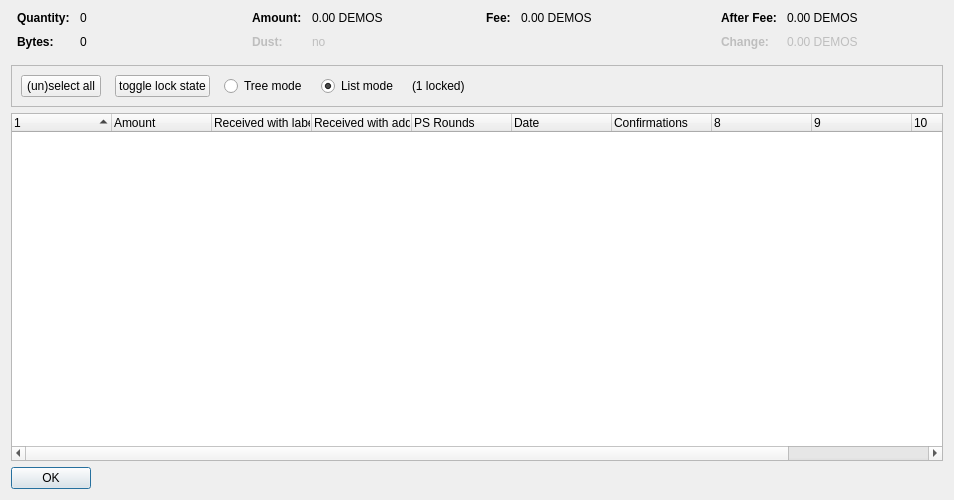
<?xml version="1.0" encoding="UTF-8"?>
<ui version="4.0">
 <class>CoinControlDialog</class>
 <widget class="QDialog" name="CoinControlDialog">
  <property name="geometry">
   <rect>
    <x>0</x>
    <y>0</y>
    <width>954</width>
    <height>500</height>
   </rect>
  </property>
  <property name="windowTitle">
   <string>Coin Selection</string>
  </property>
  <layout class="QVBoxLayout" name="verticalLayout">
   <item>
    <layout class="QHBoxLayout" name="horizontalLayoutTop" stretch="0,0,0,0">
     <property name="topMargin">
      <number>0</number>
     </property>
     <property name="bottomMargin">
      <number>10</number>
     </property>
     <item>
      <layout class="QFormLayout" name="formLayoutCoinControl1">
       <property name="horizontalSpacing">
        <number>10</number>
       </property>
       <property name="verticalSpacing">
        <number>10</number>
       </property>
       <property name="leftMargin">
        <number>6</number>
       </property>
       <property name="rightMargin">
        <number>6</number>
       </property>
       <item row="0" column="0">
        <widget class="QLabel" name="labelCoinControlQuantityText">
         <property name="font">
          <font>
           <weight>75</weight>
           <bold>true</bold>
          </font>
         </property>
         <property name="text">
          <string>Quantity:</string>
         </property>
        </widget>
       </item>
       <item row="0" column="1">
        <widget class="QLabel" name="labelCoinControlQuantity">
         <property name="cursor">
          <cursorShape>IBeamCursor</cursorShape>
         </property>
         <property name="contextMenuPolicy">
          <enum>Qt::ActionsContextMenu</enum>
         </property>
         <property name="text">
          <string notr="true">0</string>
         </property>
         <property name="textInteractionFlags">
          <set>Qt::LinksAccessibleByMouse|Qt::TextSelectableByKeyboard|Qt::TextSelectableByMouse</set>
         </property>
        </widget>
       </item>
       <item row="1" column="0">
        <widget class="QLabel" name="labelCoinControlBytesText">
         <property name="font">
          <font>
           <weight>75</weight>
           <bold>true</bold>
          </font>
         </property>
         <property name="text">
          <string>Bytes:</string>
         </property>
        </widget>
       </item>
       <item row="1" column="1">
        <widget class="QLabel" name="labelCoinControlBytes">
         <property name="cursor">
          <cursorShape>IBeamCursor</cursorShape>
         </property>
         <property name="contextMenuPolicy">
          <enum>Qt::ActionsContextMenu</enum>
         </property>
         <property name="text">
          <string notr="true">0</string>
         </property>
         <property name="textInteractionFlags">
          <set>Qt::LinksAccessibleByMouse|Qt::TextSelectableByKeyboard|Qt::TextSelectableByMouse</set>
         </property>
        </widget>
       </item>
      </layout>
     </item>
     <item>
      <layout class="QFormLayout" name="formLayoutCoinControl2">
       <property name="horizontalSpacing">
        <number>10</number>
       </property>
       <property name="verticalSpacing">
        <number>10</number>
       </property>
       <property name="leftMargin">
        <number>6</number>
       </property>
       <property name="rightMargin">
        <number>6</number>
       </property>
       <item row="0" column="0">
        <widget class="QLabel" name="labelCoinControlAmountText">
         <property name="font">
          <font>
           <weight>75</weight>
           <bold>true</bold>
          </font>
         </property>
         <property name="text">
          <string>Amount:</string>
         </property>
        </widget>
       </item>
       <item row="0" column="1">
        <widget class="QLabel" name="labelCoinControlAmount">
         <property name="cursor">
          <cursorShape>IBeamCursor</cursorShape>
         </property>
         <property name="contextMenuPolicy">
          <enum>Qt::ActionsContextMenu</enum>
         </property>
         <property name="text">
          <string notr="true">0.00 DEMOS</string>
         </property>
         <property name="textInteractionFlags">
          <set>Qt::LinksAccessibleByMouse|Qt::TextSelectableByKeyboard|Qt::TextSelectableByMouse</set>
         </property>
        </widget>
       </item>
       <item row="1" column="0">
        <widget class="QLabel" name="labelCoinControlLowOutputText">
         <property name="enabled">
          <bool>false</bool>
         </property>
         <property name="font">
          <font>
           <weight>75</weight>
           <bold>true</bold>
          </font>
         </property>
         <property name="text">
          <string>Dust:</string>
         </property>
        </widget>
       </item>
       <item row="1" column="1">
        <widget class="QLabel" name="labelCoinControlLowOutput">
         <property name="enabled">
          <bool>false</bool>
         </property>
         <property name="cursor">
          <cursorShape>IBeamCursor</cursorShape>
         </property>
         <property name="contextMenuPolicy">
          <enum>Qt::ActionsContextMenu</enum>
         </property>
         <property name="text">
          <string notr="true">no</string>
         </property>
         <property name="textInteractionFlags">
          <set>Qt::LinksAccessibleByMouse|Qt::TextSelectableByKeyboard|Qt::TextSelectableByMouse</set>
         </property>
        </widget>
       </item>
      </layout>
     </item>
     <item>
      <layout class="QFormLayout" name="formLayoutCoinControl3">
       <property name="horizontalSpacing">
        <number>10</number>
       </property>
       <property name="verticalSpacing">
        <number>10</number>
       </property>
       <property name="leftMargin">
        <number>6</number>
       </property>
       <property name="rightMargin">
        <number>6</number>
       </property>
       <item row="0" column="0">
        <widget class="QLabel" name="labelCoinControlFeeText">
         <property name="font">
          <font>
           <weight>75</weight>
           <bold>true</bold>
          </font>
         </property>
         <property name="text">
          <string>Fee:</string>
         </property>
        </widget>
       </item>
       <item row="0" column="1">
        <widget class="QLabel" name="labelCoinControlFee">
         <property name="cursor">
          <cursorShape>IBeamCursor</cursorShape>
         </property>
         <property name="contextMenuPolicy">
          <enum>Qt::ActionsContextMenu</enum>
         </property>
         <property name="text">
          <string notr="true">0.00 DEMOS</string>
         </property>
         <property name="textInteractionFlags">
          <set>Qt::LinksAccessibleByMouse|Qt::TextSelectableByKeyboard|Qt::TextSelectableByMouse</set>
         </property>
        </widget>
       </item>
      </layout>
     </item>
     <item>
      <layout class="QFormLayout" name="formLayoutCoinControl4">
       <property name="horizontalSpacing">
        <number>10</number>
       </property>
       <property name="verticalSpacing">
        <number>10</number>
       </property>
       <property name="leftMargin">
        <number>6</number>
       </property>
       <property name="rightMargin">
        <number>6</number>
       </property>
       <item row="0" column="0">
        <widget class="QLabel" name="labelCoinControlAfterFeeText">
         <property name="font">
          <font>
           <weight>75</weight>
           <bold>true</bold>
          </font>
         </property>
         <property name="text">
          <string>After Fee:</string>
         </property>
        </widget>
       </item>
       <item row="0" column="1">
        <widget class="QLabel" name="labelCoinControlAfterFee">
         <property name="cursor">
          <cursorShape>IBeamCursor</cursorShape>
         </property>
         <property name="contextMenuPolicy">
          <enum>Qt::ActionsContextMenu</enum>
         </property>
         <property name="text">
          <string notr="true">0.00 DEMOS</string>
         </property>
         <property name="textInteractionFlags">
          <set>Qt::LinksAccessibleByMouse|Qt::TextSelectableByKeyboard|Qt::TextSelectableByMouse</set>
         </property>
        </widget>
       </item>
       <item row="1" column="0">
        <widget class="QLabel" name="labelCoinControlChangeText">
         <property name="enabled">
          <bool>false</bool>
         </property>
         <property name="font">
          <font>
           <weight>75</weight>
           <bold>true</bold>
          </font>
         </property>
         <property name="text">
          <string>Change:</string>
         </property>
        </widget>
       </item>
       <item row="1" column="1">
        <widget class="QLabel" name="labelCoinControlChange">
         <property name="enabled">
          <bool>false</bool>
         </property>
         <property name="cursor">
          <cursorShape>IBeamCursor</cursorShape>
         </property>
         <property name="contextMenuPolicy">
          <enum>Qt::ActionsContextMenu</enum>
         </property>
         <property name="text">
          <string notr="true">0.00 DEMOS</string>
         </property>
         <property name="textInteractionFlags">
          <set>Qt::LinksAccessibleByMouse|Qt::TextSelectableByKeyboard|Qt::TextSelectableByMouse</set>
         </property>
        </widget>
       </item>
      </layout>
     </item>
    </layout>
   </item>
   <item>
    <widget class="QFrame" name="frame">
     <property name="minimumSize">
      <size>
       <width>0</width>
       <height>40</height>
      </size>
     </property>
     <property name="frameShape">
      <enum>QFrame::StyledPanel</enum>
     </property>
     <property name="frameShadow">
      <enum>QFrame::Sunken</enum>
     </property>
     <layout class="QHBoxLayout" name="horizontalLayout">
      <item>
       <layout class="QHBoxLayout" name="horizontalLayoutPanel" stretch="0,0,0,0,0,0">
        <property name="spacing">
         <number>14</number>
        </property>
        <item>
         <widget class="QPushButton" name="pushButtonSelectAll">
          <property name="sizePolicy">
           <sizepolicy hsizetype="Maximum" vsizetype="Fixed">
            <horstretch>0</horstretch>
            <verstretch>0</verstretch>
           </sizepolicy>
          </property>
          <property name="text">
           <string>(un)select all</string>
          </property>
          <property name="autoDefault">
           <bool>false</bool>
          </property>
         </widget>
        </item>
        <item>
         <widget class="QPushButton" name="pushButtonToggleLock">
          <property name="sizePolicy">
           <sizepolicy hsizetype="Maximum" vsizetype="Fixed">
            <horstretch>0</horstretch>
            <verstretch>0</verstretch>
           </sizepolicy>
          </property>
          <property name="text">
           <string>toggle lock state</string>
          </property>
          <property name="autoDefault">
           <bool>false</bool>
          </property>
         </widget>
        </item>
        <item>
         <widget class="QRadioButton" name="radioTreeMode">
          <property name="sizePolicy">
           <sizepolicy hsizetype="Maximum" vsizetype="Fixed">
            <horstretch>0</horstretch>
            <verstretch>0</verstretch>
           </sizepolicy>
          </property>
          <property name="text">
           <string>Tree mode</string>
          </property>
         </widget>
        </item>
        <item>
         <widget class="QRadioButton" name="radioListMode">
          <property name="sizePolicy">
           <sizepolicy hsizetype="Maximum" vsizetype="Fixed">
            <horstretch>0</horstretch>
            <verstretch>0</verstretch>
           </sizepolicy>
          </property>
          <property name="text">
           <string>List mode</string>
          </property>
          <property name="checked">
           <bool>true</bool>
          </property>
         </widget>
        </item>
        <item>
         <widget class="QLabel" name="labelLocked">
          <property name="text">
           <string>(1 locked)</string>
          </property>
         </widget>
        </item>
        <item>
         <spacer name="horizontalSpacer">
          <property name="orientation">
           <enum>Qt::Horizontal</enum>
          </property>
          <property name="sizeHint" stdset="0">
           <size>
            <width>40</width>
            <height>20</height>
           </size>
          </property>
         </spacer>
        </item>
       </layout>
      </item>
     </layout>
    </widget>
   </item>
   <item>
    <widget class="CoinControlTreeWidget" name="treeWidget">
     <property name="contextMenuPolicy">
      <enum>Qt::CustomContextMenu</enum>
     </property>
     <property name="sortingEnabled">
      <bool>false</bool>
     </property>
     <property name="columnCount">
      <number>11</number>
     </property>
     <attribute name="headerShowSortIndicator" stdset="0">
      <bool>true</bool>
     </attribute>
     <attribute name="headerStretchLastSection">
      <bool>false</bool>
     </attribute>
     <column>
      <property name="text">
       <string/>
      </property>
     </column>
     <column>
      <property name="text">
       <string>Amount</string>
      </property>
     </column>
     <column>
      <property name="text">
       <string>Received with label</string>
      </property>
     </column>
     <column>
      <property name="text">
       <string>Received with address</string>
      </property>
     </column>
     <column>
      <property name="text">
       <string>PS Rounds</string>
      </property>
     </column>
     <column>
      <property name="text">
       <string>Date</string>
      </property>
     </column>
     <column>
      <property name="text">
       <string>Confirmations</string>
      </property>
      <property name="toolTip">
       <string>Confirmed</string>
      </property>
     </column>
     <column>
      <property name="text">
       <string/>
      </property>
     </column>
     <column>
      <property name="text">
       <string/>
      </property>
     </column>
     <column>
      <property name="text">
       <string/>
      </property>
     </column>
     <column>
      <property name="text">
       <string/>
      </property>
     </column>
    </widget>
   </item>
   <item>
    <widget class="QDialogButtonBox" name="buttonBox">
     <property name="sizePolicy">
      <sizepolicy hsizetype="Maximum" vsizetype="Fixed">
       <horstretch>0</horstretch>
       <verstretch>0</verstretch>
      </sizepolicy>
     </property>
     <property name="orientation">
      <enum>Qt::Horizontal</enum>
     </property>
     <property name="standardButtons">
      <set>QDialogButtonBox::Ok</set>
     </property>
    </widget>
   </item>
  </layout>
 </widget>
 <customwidgets>
  <customwidget>
   <class>CoinControlTreeWidget</class>
   <extends>QTreeWidget</extends>
   <header>coincontroltreewidget.h</header>
  </customwidget>
 </customwidgets>
 <resources/>
 <connections/>
</ui>
